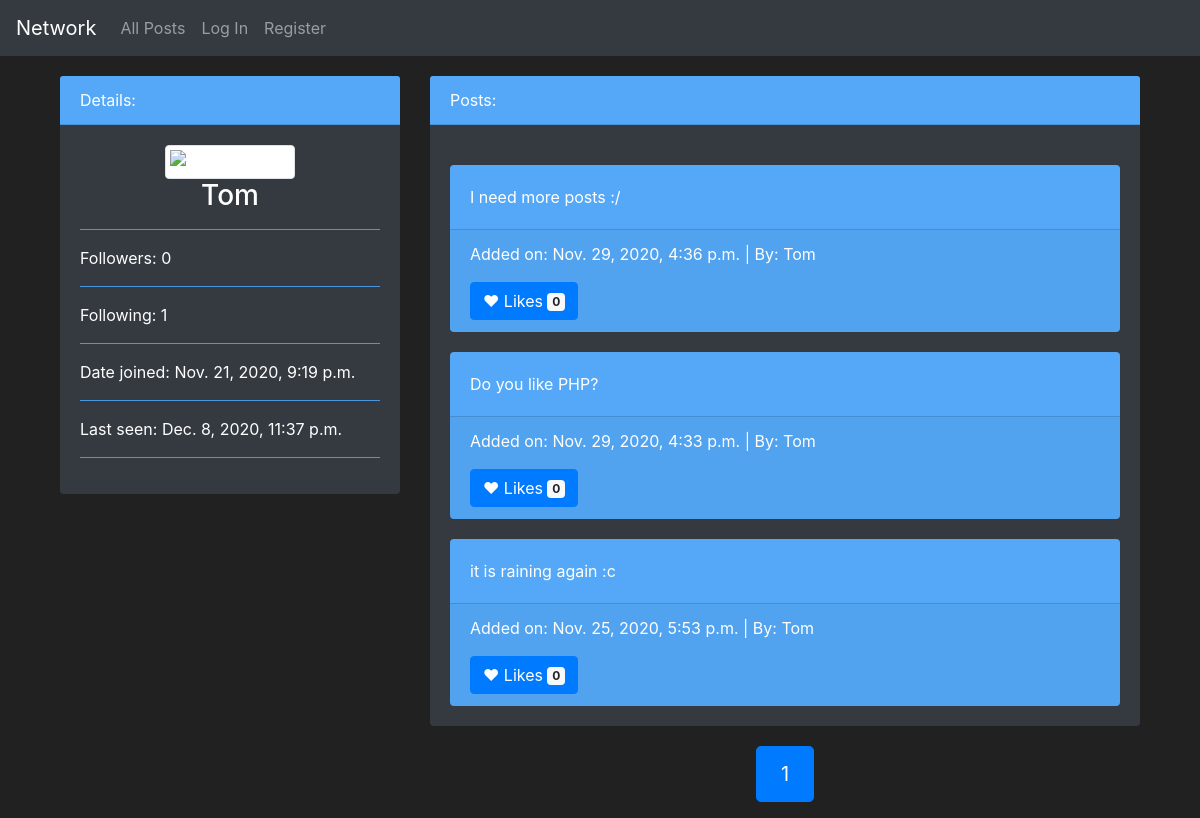
The app's page /profil/3 with its own data.
### network/models.py (models this page shows, shortened)
class User(AbstractUser):
    followers = models.IntegerField(default=0)
    following = models.IntegerField(default=0)

class Posts(models.Model):
    post_owner = models.ForeignKey(User, on_delete=models.CASCADE, related_name="post_owner")
    post_content = models.CharField(max_length=2000)
    post_date = models.DateTimeField(auto_now_add=True)

### network/views.py (the view, shortened to what this page needs)
# urls.py: path("profil/<int:userID>", views.profil, name="profil"),
def profil(request, userID):
    try:
        get_user = User.objects.get(pk=int(userID))
    except ObjectDoesNotExist:
        return HttpResponseNotFound('<h1>User not found</h1>')
    if request.user.is_authenticated:
        follower = User.objects.get(pk=int(request.user.id))
        follow_object = Follows.objects.filter(follower = follower).filter(target = get_user)
        if follow_object:
            is_following = True
        else:
            is_following = False
    else:
        is_following = False
    all_posts = Posts.objects.all().filter(post_owner = get_user).order_by('-post_date')
    page = pagination(request, all_posts, 10)
    return render(request, 'network/profil.html', {
        'user_id': get_user.id,
        'user_nickname': get_user.username,
        'user_followers': get_user.followers,
        'user_following': get_user.following,
        'user_joined': get_user.date_joined,
        'user_seen': get_user.last_login,
        'user_posts': page,
        "follow_status": is_following,
        "user_likes": getAllLikes(request)
    })

### network/views.py (called while the page is built)
def pagination(request, data_object, results):
    paginator = Paginator(data_object, results)
    try:
        paginator_result = paginator.page(request.GET.get('page', 1))
    except EmptyPage:
        paginator_result = paginator.page(1)
    return paginator_result

def getAllLikes(request):
    if request.user.is_authenticated:
        all_likes = []
        likes = Likes.objects.all().filter(who_liked = request.user)
        for like in likes:
            all_likes.append(like.post.id)
        return all_likes
    else:
        return []

### network/templates/network/profil.html (shortened to what this page needs)
{% extends "network/layout.html" %}
{% block body %}
    <section>
        <div class="container">
            <div class="row">
                <div class="col-md-4">
                    <div class="card text-white bg-dark mb-3">
                        <div class="card-header">Details:</div>
                        <div class="card-body">
                          <div class="text-center">
                            <img src="https://cdn.pixabay.com/photo/2015/10/05/22/37/blank-profile-picture-973460_960_720.png" width="200px;"class="img-thumbnail" alt="Icon of a user">
                            <h3 class="card-title">{{ user_nickname }}</h3>
                          </div>
                          <hr>
                          <p class="card-text">Followers: {{ user_followers }}</p>
                          <hr>
                          <p class="card-text">Following: {{ user_following }}</p>
                          <hr>
                          <p class="card-text">Date joined: {{ user_joined }}</p>
                          <hr>
                          <p class="card-text">Last seen: {{ user_seen }}</p>
                          <hr>
                        </div>
                      </div>
                </div>
                <div class="col-md-8">
                    <div class="card text-white bg-dark mb-3">
                        <div class="card-header">Posts:</div>
                        <div class="card-body">
                           {% for post in user_posts %}
                              <div class="card bg-blue text-white">
                                <div class="card-body">
                                  <p class="card-text">{{ post.post_content }}</p>
                                </div>
                                <div class="card-footer">
                                  <p>Added on: {{ post.post_date }} | By: {{ post.post_owner }}</p>
                                  <button type="button" class="btn btn-primary like" data-postid="{{ post.id }}">
                                    {% if post.id in user_likes %}
                                      <span class="liked">&hearts;</span>
                                    {% else %}
                                    <span>&hearts;</span>
                                    {% endif %}
                                    Likes <span class="badge badge-light">{{ post.likes_set.count }}</span>
                                  </button>
                                </div>
                              </div>
                              {% empty %}
                              <h4>No posts to display yet.</h4>
                           {% endfor %}
                        </div>
                      </div>
                      <section style="margin-top: 20px;">
                        <nav aria-label="Posts pagination">
                          <ul class="pagination justify-content-center pagination-lg">
                            {% for page in user_posts.paginator.page_range %}
                              <li class="page-item {% if page == user_posts.number %} active {% endif %}">
                                <a class="page-link" href="{% url 'profil' user_id %}?page={{ page }}">{{ page }}</a>
                              </li>
                            {% endfor %}
                          </ul>
                        </nav>
                      </section>
                </div>
            </div>
        </div>
    </section>
{% endblock %}

### network/static/network/styles.css (style rules this page uses)
body { background-color: #212121; color: #fff !important; }
.card { margin-top: 20px; border: none; }
.card-header, hr, .bg-blue { background-color: #54a8f7 !important; }
.page-link { color: #fff; background-color: #323232; border-color: #121212; }

### records on screen
User: username "Tom", date_joined "Nov. 21, 2020, 9:19 p.m.", last_login "Dec. 8, 2020, 11:37 p.m."
Posts: post_content "I need more posts :/", post_date "Nov. 29, 2020, 4:36 p.m.", post_owner "Tom", likes_set.count "0"
Posts: post_content "Do you like PHP?", post_date "Nov. 29, 2020, 4:33 p.m.", post_owner "Tom", likes_set.count "0"
Posts: post_content "it is raining again :c", post_date "Nov. 25, 2020, 5:53 p.m.", post_owner "Tom", likes_set.count "0"

### other values on screen
{{ user_followers }} "0"
{{ user_following }} "1"
{{ page }} "1"
